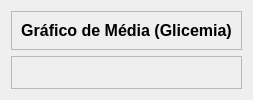
            <widget class="QWidget" name="pagina_grafico_media_glicemia">
             <layout class="QVBoxLayout" name="verticalLayout_16">
              <item>
               <widget class="QFrame" name="frame_20">
                <property name="frameShape">
                 <enum>QFrame::StyledPanel</enum>
                </property>
                <property name="frameShadow">
                 <enum>QFrame::Raised</enum>
                </property>
                <layout class="QVBoxLayout" name="verticalLayout_15">
                 <item alignment="Qt::AlignTop">
                  <widget class="QLabel" name="label_11">
                   <property name="font">
                    <font>
                     <family>Arial</family>
                     <pointsize>12</pointsize>
                     <weight>75</weight>
                     <bold>true</bold>
                     <stylestrategy>PreferDefault</stylestrategy>
                    </font>
                   </property>
                   <property name="text">
                    <string>Gráfico de Média (Glicemia)</string>
                   </property>
                   <property name="alignment">
                    <set>Qt::AlignCenter</set>
                   </property>
                  </widget>
                 </item>
                </layout>
               </widget>
              </item>
              <item>
               <widget class="QFrame" name="frame_21">
                <property name="sizePolicy">
                 <sizepolicy hsizetype="Preferred" vsizetype="Expanding">
                  <horstretch>0</horstretch>
                  <verstretch>0</verstretch>
                 </sizepolicy>
                </property>
                <property name="frameShape">
                 <enum>QFrame::StyledPanel</enum>
                </property>
                <property name="frameShadow">
                 <enum>QFrame::Raised</enum>
                </property>
                <layout class="QGridLayout" name="grafico_media_glicemia"/>
               </widget>
              </item>
             </layout>
            </widget>
